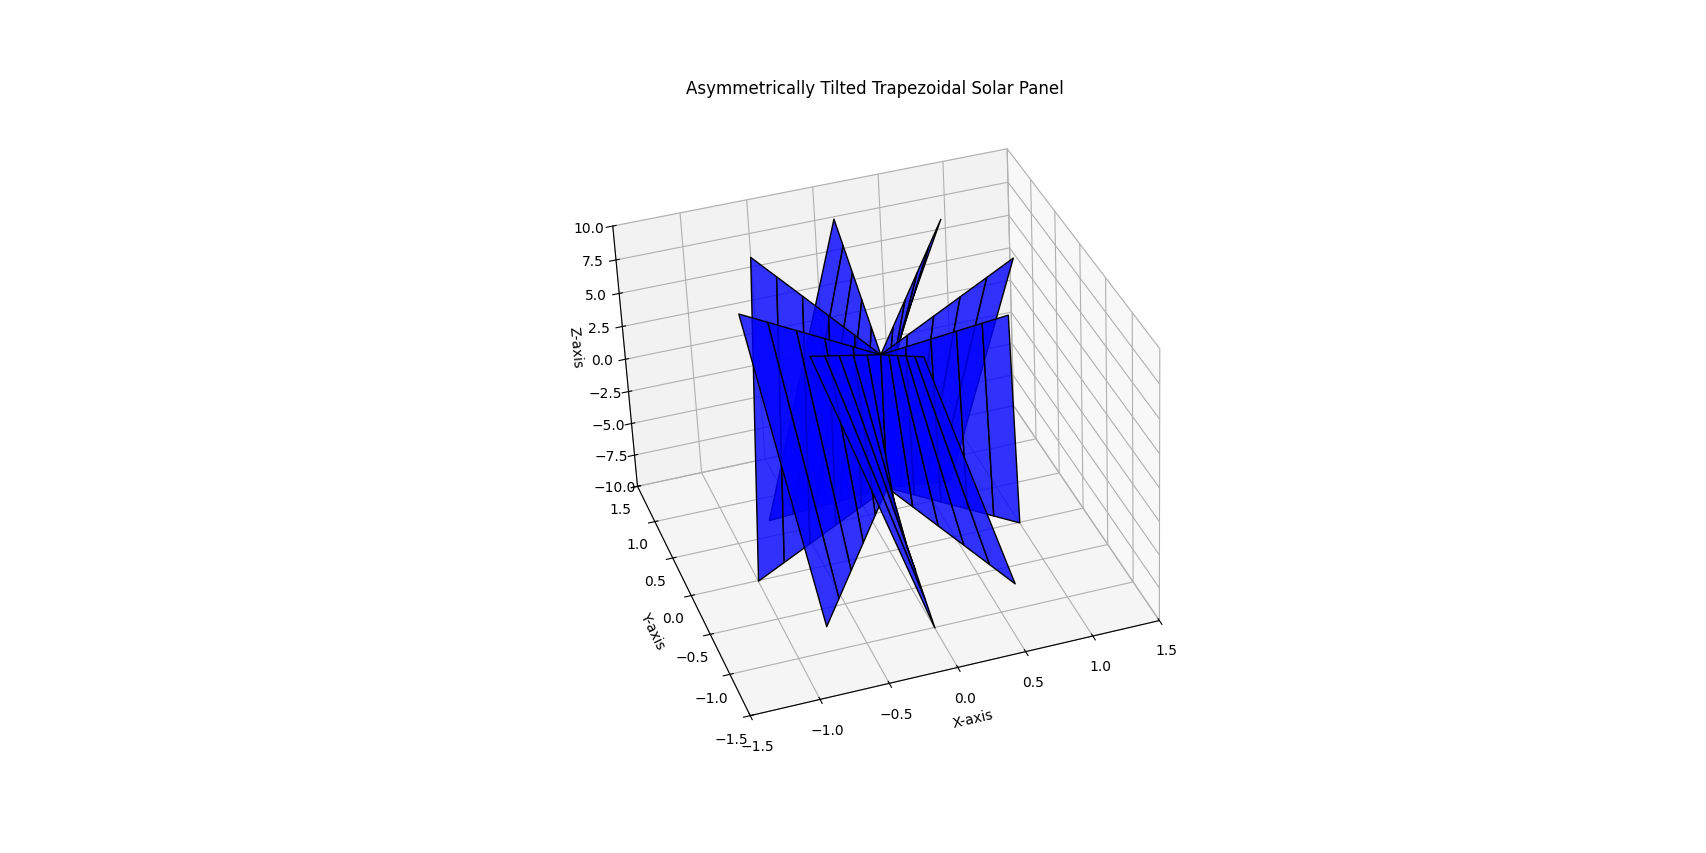

Here is the Python script that generated this plot:
import matplotlib.pyplot as plt
from mpl_toolkits.mplot3d.art3d import Poly3DCollection
import numpy as np

# Create figure
fig = plt.figure()
ax = fig.add_subplot(111, projection='3d')

# Parameters for the octagonal solar panel
radius = 1.0  # Radius of the panel
num_segments = 8  # Number of lips (segments)
angles = np.linspace(0, 2 * np.pi, num_segments + 1)  # Divide the circle into segments
num_trapezoids = 5  # Number of trapezoids per lip

# Generate each segment
for i in range(num_segments):
    # Define the angles for the segment
    angle_start = angles[i]
    angle_end = angles[i + 1]

    # Create trapezoids along the lip
    for j in range(num_trapezoids):
        inner_radius = j * (radius / num_trapezoids)  # Inner radius of the trapezoid
        outer_radius = (j + 1) * (radius / num_trapezoids)  # Outer radius of the trapezoid

        # Define Z-values for asymmetry
        left_small_z = 5 + j  # Small end on the left, increasing for outer trapezoids
        left_big_z = 6 + j  # Big end on the left, increasing for outer trapezoids
        right_small_z = -5 - j  # Small end on the right, decreasing for outer trapezoids
        right_big_z = -6 - j  # Big end on the right, decreasing for outer trapezoids

        # Vertices of the trapezoid with Z-values assigned
        vertices = [
            [inner_radius * np.cos(angle_start), inner_radius * np.sin(angle_start), left_small_z],  # Bottom-left
            [outer_radius * np.cos(angle_start), outer_radius * np.sin(angle_start), left_big_z],  # Top-left
            [outer_radius * np.cos(angle_end), outer_radius * np.sin(angle_end), right_big_z],  # Top-right
            [inner_radius * np.cos(angle_end), inner_radius * np.sin(angle_end), right_small_z],  # Bottom-right
        ]

        # Add the filled trapezoid
        trapezoid = Poly3DCollection([vertices], facecolor="blue", edgecolor="black", alpha=0.8)
        ax.add_collection3d(trapezoid)

# Set limits for better visualization
ax.set_xlim([-1.5, 1.5])
ax.set_ylim([-1.5, 1.5])
ax.set_zlim([-10, 10])

# Set labels
ax.set_xlabel("X-axis")
ax.set_ylabel("Y-axis")
ax.set_zlabel("Z-axis")

# Title
ax.set_title("Asymmetrically Tilted Trapezoidal Solar Panel")

# Display the plot
plt.show()
